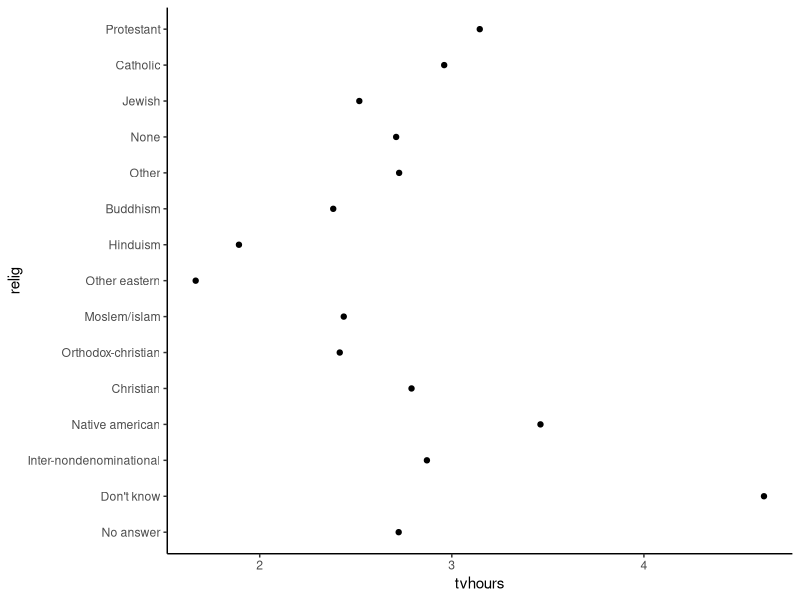
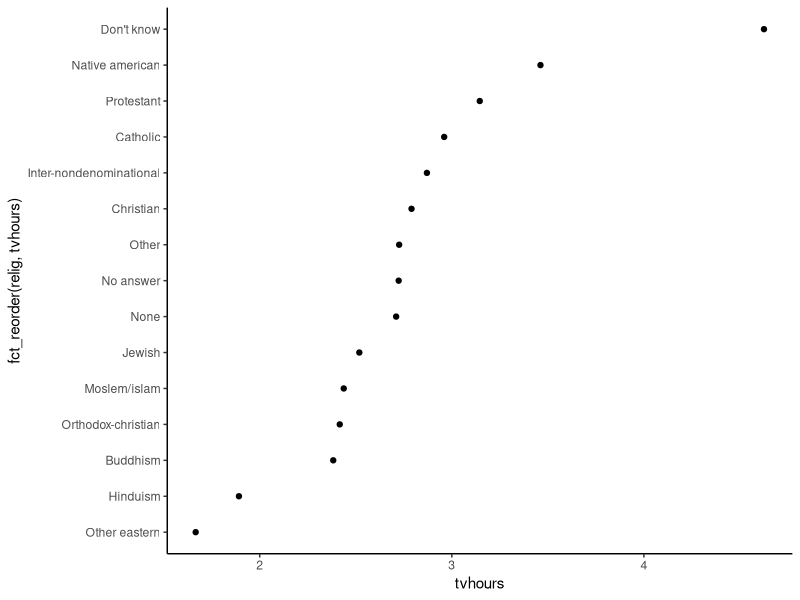
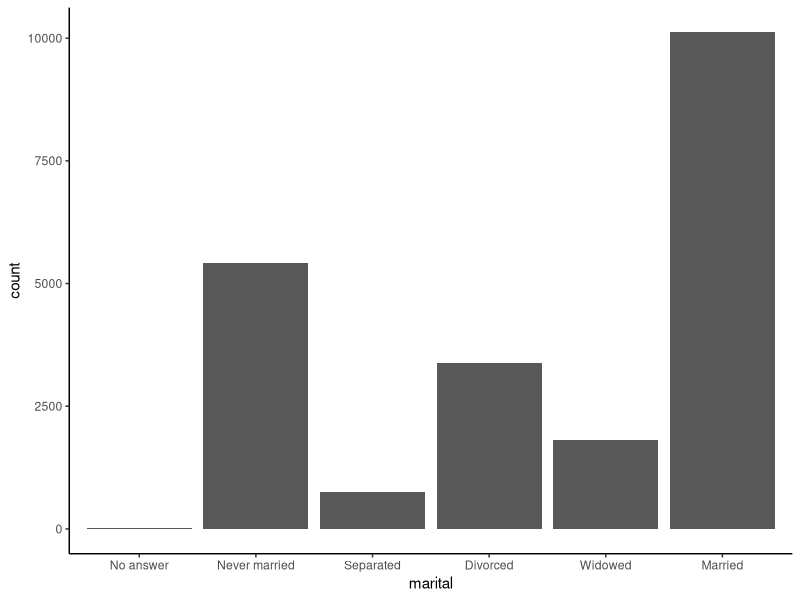
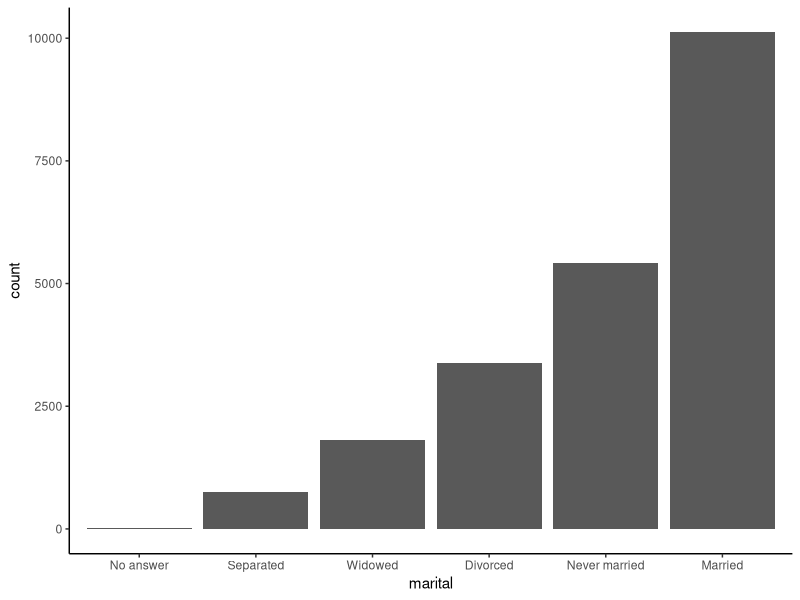

R code for these plots, in order:
## ---- chunk 1
library(tidyverse)
library(lubridate)
## ---- chunk 2
c("Fair", "Good", "Very Good", "Premium", "Ideal")

diamonds |> pull(cut) |> unique()
## ---- chunk 3
x <- c(TRUE, FALSE, NA)
x
class(x)
## ---- chunk 4
x <- c(1, 2, 9, 12)
x < 2
x <= 2
x > 9
x >= 9
x == 12
x != 12
## ---- chunk 5
#| warning: true

x <- c(1, 2, 9, 4)
x == c(1, 2, 4)
x %in% c(1, 2, 4)
## ---- chunk 6
#| warning: true

x <- c(1, 2, 9, 4)
x == c(1, 2, 4)
x == c(1, 2, 4, 1) # This line demonstrates the recycling that happens on the previous line
## ---- chunk 7
x <- c(1, 4, 9, NA)
x == NA
is.na(x)
## ---- chunk 8
x <- c(1, 2, 4, 9)
x > 1 & x < 5
!(x > 1 & x < 5)
x < 2 | x > 8
## ---- chunk 9
x <- c(1, 2, 4, 9)
any(x == 1)
all(x < 10)
sum(x == 1)
mean(x == 1)
## ---- chunk 10
x <- c(-1, -2, 4, 9, NA)

ifelse(x > 0, 'positive', 'negative')
if_else(x > 0, 'positive', 'negative')


ifelse(x > 0, 1, 'negative') # Bad: doesn't complain with combo of data types
if_else(x > 0, 1, 0, missing = NA_real_) # Good: uses one consistent numeric type

if_else(x > 0, 'positive', 'negative', missing = 'missing') # Good: can explicitly handle NA

fun_dates <- mdy('1-1-2025') + 0:365
ifelse(fun_dates < today(), fun_dates + years(), fun_dates) # Bad: converts dates to integers
if_else(fun_dates < today(), fun_dates + years(), fun_dates) # Good: keeps dates as dates
## ---- chunk 11
data(diamonds)
diamonds <- diamonds |> 
    slice_head(n = 1000)
## ---- chunk 12
#1
diamonds |>
    filter(price < 400 | price > 10000)


#2
diamonds |>
    filter(price >= 500 & price <= 600)


#3
# Wrong: this recycles the three cut values and gives a warning because
# 1000 is not a multiple of 3.
diamonds$cut == c("Fair", "Premium", "Ideal")

# Correct
selected_cut <- diamonds$cut %in% c("Fair", "Premium", "Ideal")
sum(selected_cut)
mean(selected_cut)


#4
any(diamonds$cut == "Fair" & diamonds$price > 3000)
all(diamonds$price[diamonds$cut == "Ideal"] > 2000)


#5
diamonds <- diamonds |>
    mutate(
        price_cat1 = if_else(price < 500, "low", "high"),
        price_cat2 = case_when(
            price < 500 ~ "low",
            price <= 1000 ~ "medium",
            TRUE ~ "high"
        )
    )

diamonds |> select(price, price_cat1, price_cat2)

## ---- chunk 13
x <- 1:3
x
class(x)

x <- c(1+1e-9, 2, 3)
x
class(x)
## ---- chunk 14
data(lakers, package = "lubridate")
lakers <- as_tibble(lakers)
head(lakers)
## ---- chunk 15
lakers <- lakers |>
    mutate(
        date = ymd(date),
        time = ms(time)
    )
## ---- chunk 16
lakers_clean <- lakers |>
    mutate(
        year = year(date),
        month = month(date),
        day = day(date),
        day_of_week = wday(date, label = TRUE),
        minute = minute(time),
        second = second(time)
    )
lakers_clean |> select(year:second) |> head()

lakers_clean <- lakers_clean |>
    group_by(date, opponent, period) |>
    arrange(date, opponent, period, desc(time)) |>
    mutate(
        diff_btw_plays_sec = as.numeric(time - lag(time, 1))
    )
lakers_clean |> select(date, opponent, time, period, diff_btw_plays_sec) |> head()
## ---- chunk 17
months <- c("Mar", "Dec", "Jan",  "Apr", "Jul")
## ---- chunk 18
# alphabetical sort
sort(months)
## ---- chunk 19
months_fct <- factor(months, levels = month.abb) # month.abb is a built-in variable
months_fct
sort(months_fct)
## ---- chunk 20
months2 <- c("Jna", "Mar")
factor(months2, levels = month.abb)
## ---- chunk 21
months2 <- c("Jan", "Mar")
fct(months2, levels = month.abb)
## ---- chunk 22
data(gss_cat)
head(gss_cat)
## ---- chunk 23
relig_summary <- gss_cat |>
    group_by(relig) |>
    summarize(
        tvhours = mean(tvhours, na.rm = TRUE),
        n = n()
    )

ggplot(relig_summary, aes(x = tvhours, y = relig)) + 
    geom_point() +
    theme_classic()
## ---- chunk 24
ggplot(relig_summary, aes(x = tvhours, y = fct_reorder(relig, tvhours))) +
    geom_point() +
    theme_classic()
## ---- chunk 25
gss_cat |>
    ggplot(aes(x = marital)) +
    geom_bar() +
    theme_classic()

gss_cat |>
    mutate(marital = marital |> fct_infreq() |> fct_rev()) |>
    ggplot(aes(x = marital)) +
    geom_bar() +
    theme_classic()
## ---- chunk 26
gss_cat |> count(partyid)
## ---- chunk 27
gss_cat |>
    mutate(
        partyid = fct_recode(partyid,
            "Republican, strong"    = "Strong republican",
            "Republican, weak"      = "Not str republican",
            "Independent, near rep" = "Ind,near rep",
            "Independent, near dem" = "Ind,near dem",
            "Democrat, weak"        = "Not str democrat",
            "Democrat, strong"      = "Strong democrat"
        )
    ) |>
    count(partyid)
## ---- chunk 28
gss_cat |>
    mutate(
        partyid = fct_recode(partyid,
            "Republican, strong"    = "Strong republican",
            "Republican, weak"      = "Not str republican",
            "Independent, near rep" = "Ind,near rep",
            "Independent, near dem" = "Ind,near dem",
            "Democrat, weak"        = "Not str democrat",
            "Democrat, strong"      = "Strong democrat",
            "Other"                 = "No answer",
            "Other"                 = "Don't know",
            "Other"                 = "Other party"
        )
    ) |> 
    head()
## ---- chunk 29
gss_cat |>
    mutate(
        partyid = fct_collapse(partyid,
            "Other" = c("No answer", "Don't know", "Other party"),
            "Republican" = c("Strong republican", "Not str republican"),
            "Independent" = c("Ind,near rep", "Independent", "Ind,near dem"),
            "Democrat" = c("Not str democrat", "Strong democrat")
        )
    ) |>
    count(partyid)
## ---- chunk 30
ratings <- c("High", "Medium", "Low")

ratings_fct <- factor(
    ratings,
    levels = c("Low", "Medium", "High")
)

ratings_fct
sort(ratings_fct)
